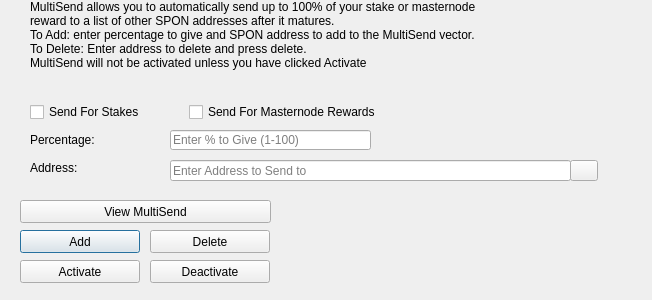
<?xml version="1.0" encoding="UTF-8"?>
<ui version="4.0">
 <class>MultiSendDialog</class>
 <widget class="QDialog" name="MultiSendDialog">
  <property name="windowModality">
   <enum>Qt::NonModal</enum>
  </property>
  <property name="geometry">
   <rect>
    <x>0</x>
    <y>0</y>
    <width>652</width>
    <height>300</height>
   </rect>
  </property>
  <property name="windowTitle">
   <string>MultiSend</string>
  </property>
  <widget class="QLineEdit" name="multiSendPercentEdit">
   <property name="geometry">
    <rect>
     <x>170</x>
     <y>130</y>
     <width>201</width>
     <height>20</height>
    </rect>
   </property>
   <property name="toolTip">
    <string>Enter whole numbers 1 - 100</string>
   </property>
   <property name="placeholderText">
    <string>Enter % to Give (1-100)</string>
   </property>
  </widget>
  <widget class="QLineEdit" name="multiSendAddressEdit">
   <property name="geometry">
    <rect>
     <x>170</x>
     <y>160</y>
     <width>401</width>
     <height>21</height>
    </rect>
   </property>
   <property name="toolTip">
    <string/>
   </property>
   <property name="placeholderText">
    <string>Enter Address to Send to</string>
   </property>
  </widget>
  <widget class="QLabel" name="label_2">
   <property name="geometry">
    <rect>
     <x>30</x>
     <y>0</y>
     <width>451</width>
     <height>121</height>
    </rect>
   </property>
   <property name="lineWidth">
    <number>1</number>
   </property>
   <property name="text">
    <string>MultiSend allows you to automatically send up to 100% of your stake or masternode reward to a list of other SPON addresses after it matures.
To Add: enter percentage to give and SPON address to add to the MultiSend vector.
To Delete: Enter address to delete and press delete.
MultiSend will not be activated unless you have clicked Activate</string>
   </property>
   <property name="alignment">
    <set>Qt::AlignLeading|Qt::AlignLeft|Qt::AlignTop</set>
   </property>
   <property name="wordWrap">
    <bool>true</bool>
   </property>
  </widget>
  <widget class="QLabel" name="message">
   <property name="geometry">
    <rect>
     <x>290</x>
     <y>200</y>
     <width>351</width>
     <height>91</height>
    </rect>
   </property>
   <property name="text">
    <string/>
   </property>
  </widget>
  <widget class="QPushButton" name="addButton">
   <property name="geometry">
    <rect>
     <x>20</x>
     <y>230</y>
     <width>120</width>
     <height>23</height>
    </rect>
   </property>
   <property name="toolTip">
    <string/>
   </property>
   <property name="statusTip">
    <string>Add to MultiSend Vector</string>
   </property>
   <property name="text">
    <string>Add</string>
   </property>
  </widget>
  <widget class="QPushButton" name="disableButton">
   <property name="geometry">
    <rect>
     <x>150</x>
     <y>260</y>
     <width>120</width>
     <height>23</height>
    </rect>
   </property>
   <property name="statusTip">
    <string>Deactivate MultiSend</string>
   </property>
   <property name="text">
    <string>Deactivate</string>
   </property>
  </widget>
  <widget class="QPushButton" name="addressBookButton">
   <property name="geometry">
    <rect>
     <x>570</x>
     <y>160</y>
     <width>28</width>
     <height>21</height>
    </rect>
   </property>
   <property name="toolTip">
    <string>Choose an address from the address book</string>
   </property>
   <property name="text">
    <string/>
   </property>
   <property name="icon">
    <iconset resource="../spon.qrc">
     <normaloff>:/icons/address-book</normaloff>:/icons/address-book</iconset>
   </property>
   <property name="shortcut">
    <string>Alt+A</string>
   </property>
   <property name="autoDefault">
    <bool>false</bool>
   </property>
  </widget>
  <widget class="QLabel" name="label">
   <property name="geometry">
    <rect>
     <x>30</x>
     <y>130</y>
     <width>121</width>
     <height>20</height>
    </rect>
   </property>
   <property name="toolTip">
    <string>Percentage of stake to send</string>
   </property>
   <property name="text">
    <string>Percentage:</string>
   </property>
  </widget>
  <widget class="QLabel" name="label_5">
   <property name="geometry">
    <rect>
     <x>30</x>
     <y>160</y>
     <width>111</width>
     <height>16</height>
    </rect>
   </property>
   <property name="toolTip">
    <string>Address to send portion of stake to</string>
   </property>
   <property name="text">
    <string>Address:</string>
   </property>
  </widget>
  <widget class="QPushButton" name="deleteButton">
   <property name="geometry">
    <rect>
     <x>150</x>
     <y>230</y>
     <width>120</width>
     <height>23</height>
    </rect>
   </property>
   <property name="toolTip">
    <string/>
   </property>
   <property name="statusTip">
    <string>Delete Address From MultiSend Vector</string>
   </property>
   <property name="text">
    <string>Delete</string>
   </property>
  </widget>
  <widget class="QPushButton" name="activateButton">
   <property name="geometry">
    <rect>
     <x>20</x>
     <y>260</y>
     <width>120</width>
     <height>23</height>
    </rect>
   </property>
   <property name="statusTip">
    <string>Activate MultiSend</string>
   </property>
   <property name="text">
    <string>Activate</string>
   </property>
  </widget>
  <widget class="QPushButton" name="viewButton">
   <property name="geometry">
    <rect>
     <x>20</x>
     <y>200</y>
     <width>251</width>
     <height>23</height>
    </rect>
   </property>
   <property name="toolTip">
    <string/>
   </property>
   <property name="statusTip">
    <string>View MultiSend Vector</string>
   </property>
   <property name="text">
    <string>View MultiSend</string>
   </property>
  </widget>
  <widget class="QWidget" name="horizontalLayoutWidget">
   <property name="geometry">
    <rect>
     <x>30</x>
     <y>100</y>
     <width>351</width>
     <height>24</height>
    </rect>
   </property>
   <layout class="QHBoxLayout" name="horizontalLayout">
    <item>
     <widget class="QCheckBox" name="multiSendStakeCheckBox">
      <property name="text">
       <string>Send For Stakes</string>
      </property>
     </widget>
    </item>
    <item>
     <widget class="QCheckBox" name="multiSendMasternodeCheckBox">
      <property name="text">
       <string>Send For Masternode Rewards</string>
      </property>
     </widget>
    </item>
   </layout>
  </widget>
 </widget>
 <resources>
  <include location="../spon.qrc"/>
 </resources>
 <connections/>
</ui>
